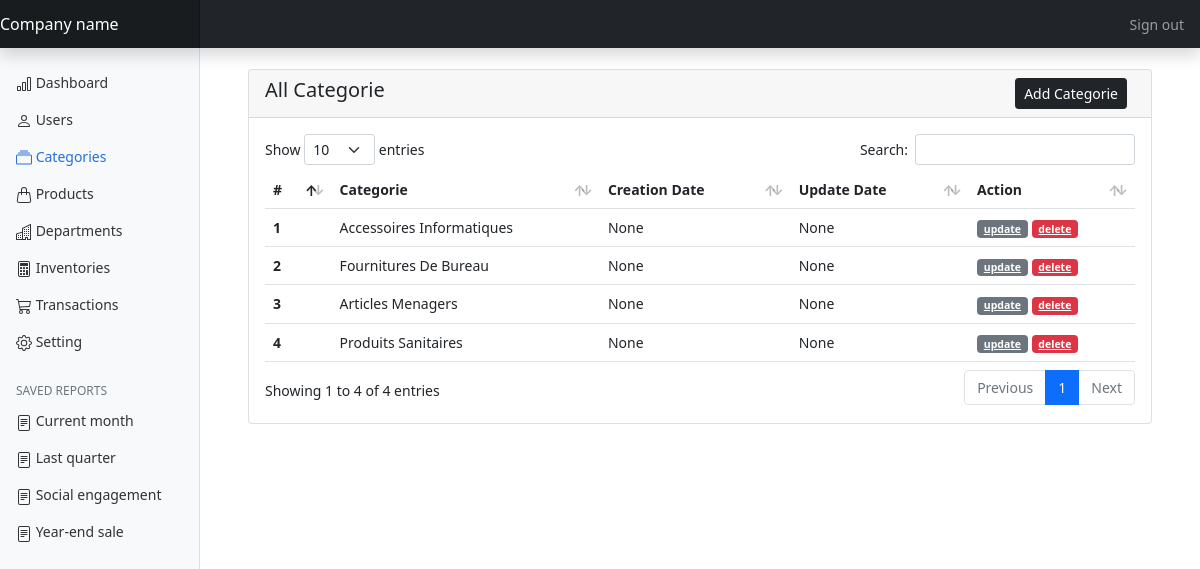
The page /categorie/categories (signed in) on the database its author committed.
### app/models/categorie.py (models this page shows, shortened)
class Categorie(db.Model):
    __tablename__  = 'categories'
    id = db.Column(db.Integer, primary_key=True)
    name = db.Column(db.String(64), unique=True, index=True, nullable=False)
    creation_date = db.Column(db.DateTime)
    update_date = db.Column(db.DateTime)
    articles = db.relationship('Article',backref='categorie',lazy='dynamic')

### app/controllers/categorieController.py (the view)
@categorie_blueprint.route('/categories',methods=['GET','POST'])
@login_required
def display_categories():
    form=RegistrationForm()
    all_categories =  Categorie.query.all()
    if all_categories is None:
        abort(404)
    else:
        return render_template('categorie/categorie.html',all_categories=all_categories,form=form)

### app/forms/categorieForm.py (shortened to what this page needs)
class RegistrationForm(FlaskForm):
    name = StringField('Name', validators=[DataRequired(), Length(1, 64)])
    submit=SubmitField('Register')

### app/controllers/authController.py (called while the page is built)
@auth_blueprint.app_context_processor
def inject_permissions():
    return dict(Permission=Permission)

### app/models/user.py (called while the page is built)
@login_manager.user_loader
def load_user(user_id):
    return User.query.get(int(user_id))

### app/templates/categorie/categorie.html (shortened to what this page needs)
{% extends 'base.html' %} {% block title %} categorie {% endblock %} {% block
page_content %}
<br>
<div class="row">
    <div class="col-md-12">
        <div class="card">
            <div class="card-header">
                <h5 style="display: inline;">All Categorie</h5>
                <span type="button" class="btn btn-dark me-md-2 btn-sm float-end" data-bs-toggle="modal"
                    data-bs-target="#categorieRegisterModal" style="display: inline;">
                    Add Categorie
                </span>
            </div>
            <div class="card-body">
                <table class="table" id="myTable">
                    <thead>
                        <tr>
                            <th>#</th>
                            <th>Categorie</th>
                            <th>Creation Date</th>
                            <th>Update Date</th>
                            <th>Action</th>
                        </tr>
                    </thead>
                    <tbody>
                        {% for categorie in all_categories %}
                        <tr>
                            <th scope="row">{{ categorie.id }}</th>
                            <td class="text-capitalize">{{ categorie.name }}</td>
                            <td class="text-capitalize">{{ categorie.creation_date }}</td>
                            <td class="text-capitalize">{{ categorie.update_date }}</td>
                            <td>
                                <a href="{{ url_for('categorie.update_categorie',id=categorie.id) }}" class="badge bg-secondary">
                                    update</a>
                                <a href="{{ url_for('categorie.delete_categorie',id=categorie.id) }}"
                                    class="badge bg-danger btn-delete">delete</a>
                            </td>
                        </tr>
                        {% endfor %}
                    </tbody>
                </table>
            </div>
        </div>
    </div>
</div>
{% endblock %}

### app/static/css/dashboard.css (style rules this page uses)
body { font-size: .875rem; }

### rows shown on the page
Categorie: id "1", name "Accessoires Informatiques", creation_date "None", update_date "None"
Categorie: id "2", name "Fournitures De Bureau", creation_date "None", update_date "None"
Categorie: id "3", name "Articles Menagers", creation_date "None", update_date "None"
Categorie: id "4", name "Produits Sanitaires", creation_date "None", update_date "None"
